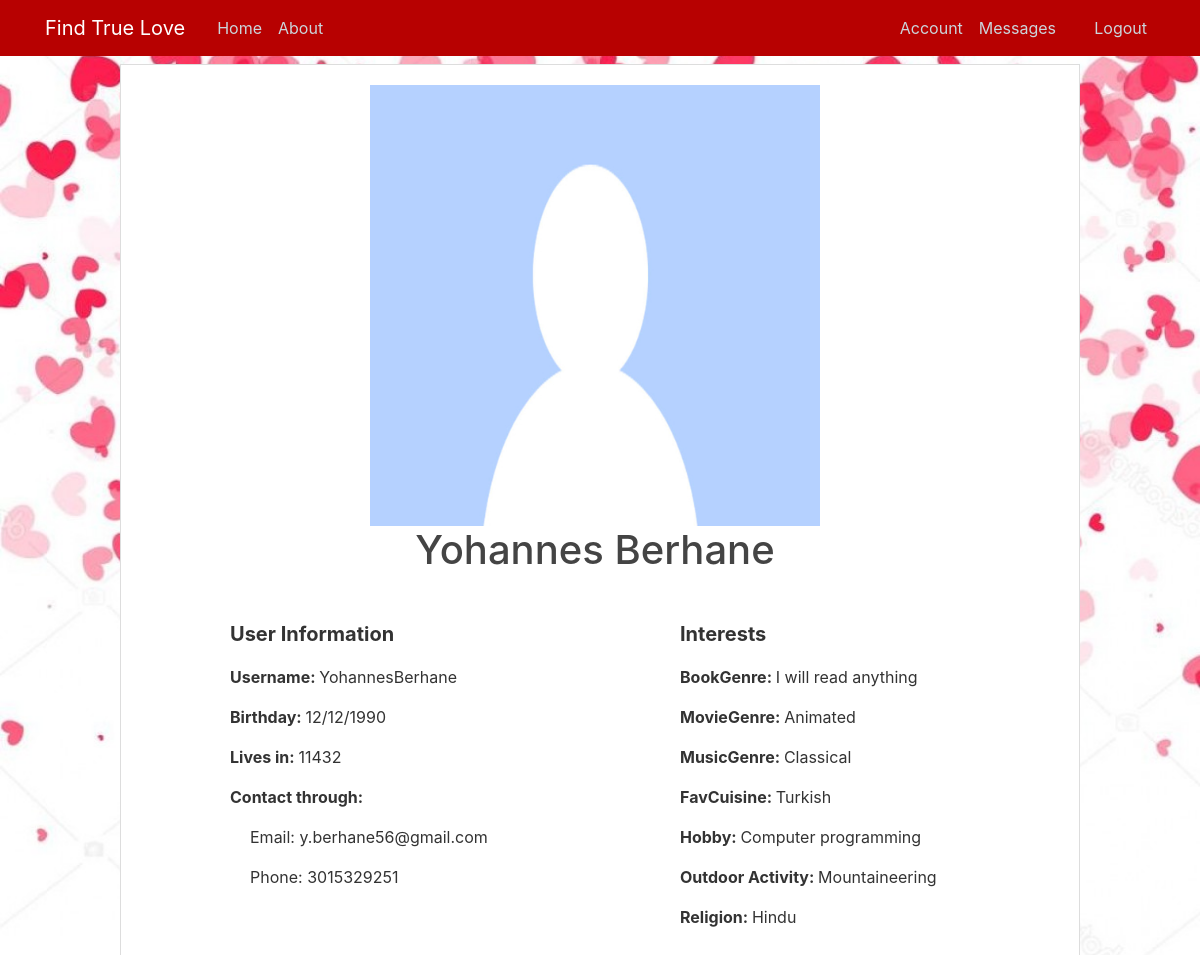
Page /profile/YohannesBerhane (signed in) on the committed database.
### dating/models.py (models this page shows, shortened)
class User(db.Model, UserMixin):  #This class defines several fields as class variables.
    __tablename__ = 'users'
    id = db.Column(db.Integer, autoincrement=True, primary_key=True)
    firstname = db.Column(db.String(100), nullable=False)
    lastname = db.Column(db.String(100), nullable=False)
    email = db.Column(db.String(100), nullable=False, unique=True)
    username = db.Column(db.String(100), nullable=False)
    password = db.Column(db.String(100), nullable=False)
    date_of_birth = db.Column(db.String(100), nullable=False)
    gender = db.Column(db.Enum('M', 'F'))
    zipcode = db.Column(db.String(100), nullable=False)
    phone = db.Column(db.String(100), nullable=False)
    image_file = db.Column(db.String(20), nullable=True, default='default.jpg')
    messages_sent = db.relationship('Message',
                                    foreign_keys='Message.sender_id',
                                    backref='sender', lazy='dynamic')
    messages_received = db.relationship('Message',
                                        foreign_keys='Message.recipient_id',
                                        backref='recipient', lazy='dynamic')
    last_message_read_time = db.Column(db.DateTime)
    notifications = db.relationship('Notification', backref='user',
                                    lazy='dynamic')
    def new_messages(self):
        last_read_time = self.last_message_read_time or datetime(1900, 1, 1)
        return Message.query.filter_by(recipient=self).filter(
            Message.timestamp > last_read_time).count()

class BookGenre(db.Model):
    __tablename__ = 'book_genres'
    book_genre_id = db.Column(db.Integer, autoincrement=True, primary_key=True)
    book_genre_name = db.Column(db.String(40), nullable=False)
    interest = db.relationship('Interest',
                            backref=db.backref('book_genre'))

class MovieGenre(db.Model):
    __tablename__ = 'movie_genres'
    movie_genre_id= db.Column(db.Integer, autoincrement=True,
                                            primary_key=True)
    movie_genre_name = db.Column(db.String(40), nullable=False)
    interest = db.relationship('Interest',
                            backref=db.backref('movie_genre'))

class MusicGenre(db.Model):
    __tablename__ = 'music_genres'
    music_genre_id = db.Column(db.Integer, autoincrement=True, primary_key=True)
    music_genre_name = db.Column(db.String(40), nullable=False)
    interest = db.relationship('Interest',
                            backref=db.backref('music_genre'))

class FavCuisine(db.Model):
    __tablename__ = 'fav_cuisines'
    fav_cuisine_id = db.Column(db.Integer, autoincrement=True, primary_key=True)
    fav_cuisine_name= db.Column(db.String(40), nullable=False)
    interest = db.relationship('Interest',
                            backref=db.backref('fav_cuisine'))

class Hobby(db.Model):
    __tablename__ = 'hobbies'
    hobby_id = db.Column(db.Integer, autoincrement=True, primary_key=True)
    hobby_name= db.Column(db.String(40), nullable=False)
    interest = db.relationship('Interest',
                            backref=db.backref('hobby'))

class Outdoor(db.Model):
    __tablename__ = 'outdoors'
    outdoor_id = db.Column(db.Integer, autoincrement=True, primary_key=True)
    outdoor_activity = db.Column(db.String(40), nullable=False)
    interest = db.relationship('Interest',
                            backref=db.backref('outdoor'))

class Religion(db.Model):
    __tablename__ = 'religions'
    religion_id = db.Column(db.Integer, autoincrement=True, primary_key=True)
    religion_name = db.Column(db.String(40), nullable=False)
    interest = db.relationship('Interest',
                            backref=db.backref('religion'))

### dating/routes.py (the view)
@app.route("/profile/<user>", methods=['GET', 'POST'])
@login_required
def profile(user):
    selected_user=User.query.filter_by(username=user).first()
    user = selected_user.username
    userid=selected_user.id
    selected_interests = []
    user_interests = Interest.query.filter_by(interest_id=userid).first()
    user_book_genre_id = user_interests.book_genre_id
    user_movie_genre_id = user_interests.movie_genre_id
    user_music_genre_id = user_interests.music_genre_id
    user_fav_cuisine_id = user_interests.fav_cuisine_id
    user_hobby_id = user_interests.hobby_id
    user_outdoor_id = user_interests.outdoor_id
    user_religion_id = user_interests.religion_id
    bookname = BookGenre.query.filter_by(book_genre_id=user_book_genre_id).first()
    moviename = MovieGenre.query.filter_by(movie_genre_id=user_movie_genre_id).first()
    musicname = MusicGenre.query.filter_by(music_genre_id=user_music_genre_id).first()
    cuisinename = FavCuisine.query.filter_by(fav_cuisine_id=user_fav_cuisine_id).first()
    hobbyname = Hobby.query.filter_by(hobby_id=user_hobby_id).first()
    outdoorname = Outdoor.query.filter_by(outdoor_id=user_outdoor_id).first()
    religionname = Religion.query.filter_by(religion_id=user_religion_id).first()
    selected_interests.append(bookname.book_genre_name)
    selected_interests.append(moviename.movie_genre_name)
    selected_interests.append(musicname.music_genre_name)
    selected_interests.append(cuisinename.fav_cuisine_name)
    selected_interests.append(hobbyname.hobby_name)
    selected_interests.append(outdoorname.outdoor_activity)
    selected_interests.append(religionname.religion_name)
    return render_template('profile.html', selected_user=selected_user, user=user, selected_interests=selected_interests)

### dating/models.py (called while the page is built)
@login.user_loader
def load_user(id):
    return User.query.get(int(id))

### dating/templates/profile.html
{% extends "layout.html" %}
{% block content %}
<div class="content-section">
  <div class="media">
    <div class="row">
      <div class="container2">
        <img src="/static/profilepics/{{selected_user.image_file}}">
          <h2 class="account-heading">{{ selected_user.firstname }} {{ selected_user.lastname}}</h2>
          <div class="column">
            <ul>
              <p style="font-size: 20px"><b>User Information</b></p>
              <p><b>Username: </b>{{ selected_user.username }}</p>
              <p><b>Birthday: </b>{{ selected_user.date_of_birth }} </p>
              <p><b>Lives in: </b>{{ selected_user.zipcode }} </p>
              <p><b>Contact through: </b></p>
              <p style="text-indent: 20px">Email: {{ selected_user.email }}</p>
              <p style="text-indent: 20px">Phone: {{ selected_user.phone }}</p>
            </ul>
          </div>
          <div class="column">
            <ul>
              <p style="font-size: 20px"><b>Interests</b></p>
              <p><b>BookGenre: </b>{{ selected_interests[0]}}</p>
              <p><b>MovieGenre: </b>{{ selected_interests[1]}}</p>
              <p><b>MusicGenre: </b>{{ selected_interests[2]}}</p>
              <p><b>FavCuisine: </b>{{ selected_interests[3]}}</p>
              <p><b>Hobby: </b>{{ selected_interests[4]}}</p>
              <p><b>Outdoor Activity: </b>{{ selected_interests[5]}}</p>
              <p><b>Religion: </b>{{ selected_interests[6]}}</p>
            </ul>
          </div>
        </div>
    </div>
  </div>
</div>
{% endblock content %}

### dating/static/card-stack.css (style rules this page uses)
body { font-family: 'Roboto', sans-serif; font-size: 12px; margin: 0 15px; }
h1, h2, h3 { margin: 0; }
h2 { font-size: 24px; font-weight: 100; color: #FFF; text-align: center; }
body { overflow-x: hidden; }

### dating/static/main.css (style rules this page uses)
body { background: #fafafa; color: #333333; margin-top: 4rem; background-image: url(background.jpg); background-position: center; background-repeat: no-repeat; background-size: cover; }
h1, h2, h3, h4, h5, h6 { color: #444444; }
.media { margin: auto; width: 900px; border: 3px; padding: 10px; }
.container2 { margin-left: auto; width: 900px }
img { display: block; margin: auto; width: 50%; height: 50% }
.content-section { background: #ffffff; padding: 10px 20px; border: 1px solid #dddddd; max-width: 960px; margin: auto; }
.account-heading { font-size: 2.5rem; margin:auto; }
.column { float: left; margin: 5%; width: 40%; }
.row:after { content: ""; display: table; clear: both; margin: 4.5%; }

### rows in the picture
User: image_file (placeholder picture), firstname "Yohannes", lastname "Berhane", username "YohannesBerhane", date_of_birth "12/12/1990", zipcode "11432", email "y.berhane56@gmail.com", phone "3015329251"
BookGenre: book_genre_name "I will read anything"
MovieGenre: movie_genre_name "Animated"
MusicGenre: music_genre_name "Classical"
FavCuisine: fav_cuisine_name "Turkish"
Hobby: hobby_name "Computer programming"
Outdoor: outdoor_activity "Mountaineering"
Religion: religion_name "Hindu"
